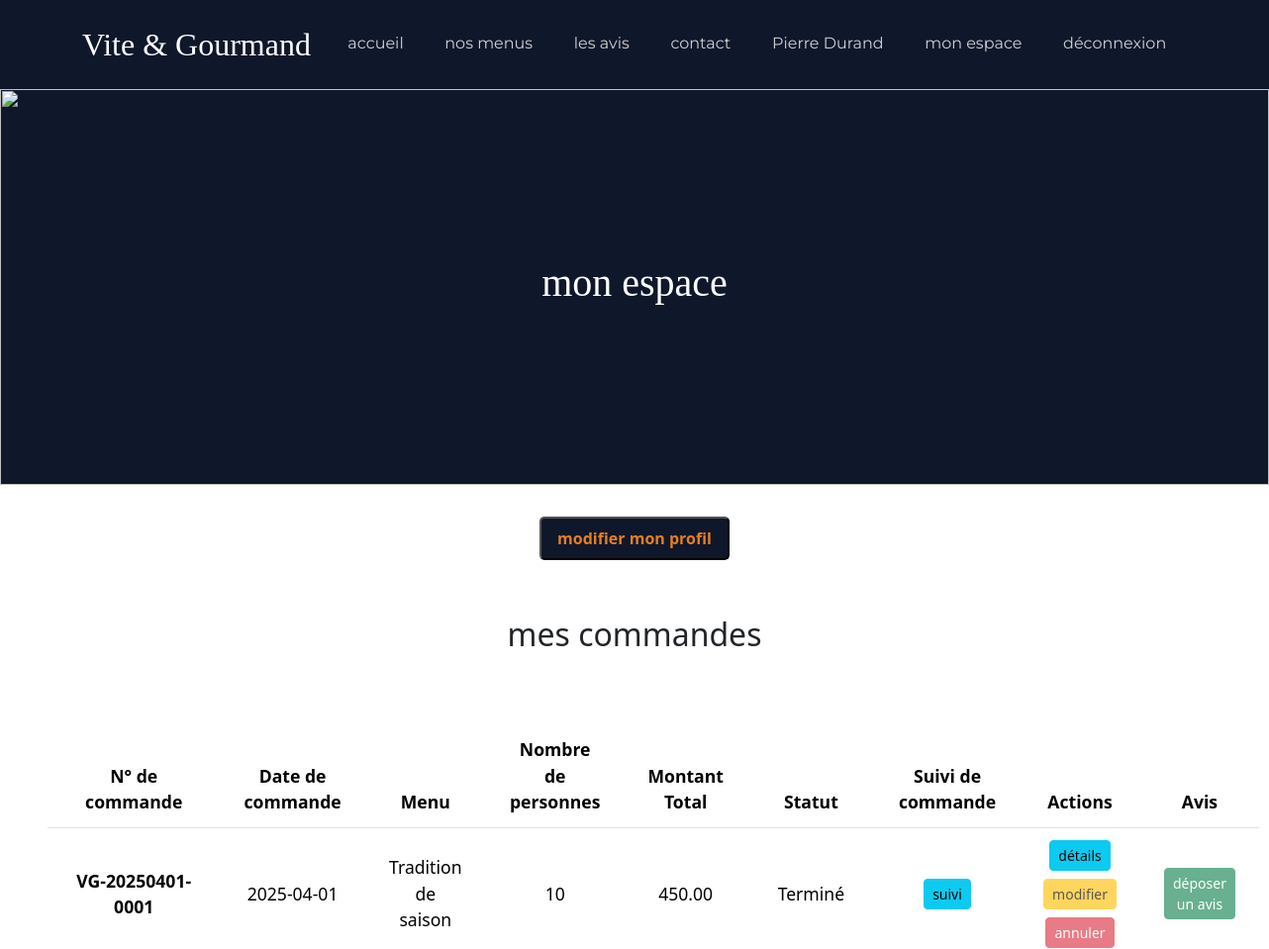
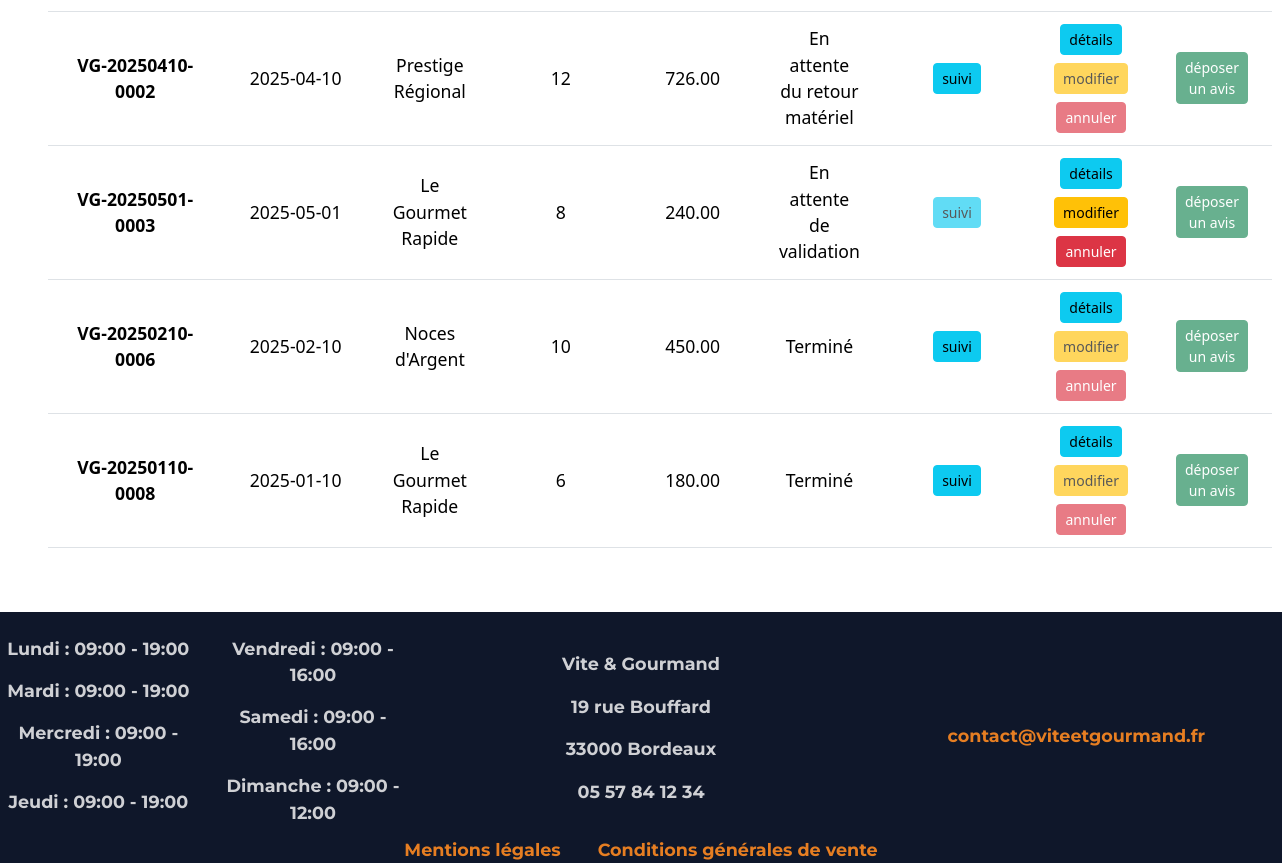
Page /mon-espace/commandes (signed in) on the committed database (2 pictures, top to bottom).
### tables this page shows
CREATE TABLE commande(
   Id_commande INT AUTO_INCREMENT,
   date_commande DATE NOT NULL,
   nbre_pers INT NOT NULL,
   nbre_pers_vegetarien INT,
   montant_total DECIMAL(15,2) NOT NULL,
   prix_livraison DECIMAL(15,2),
   type_livraison VARCHAR(50) NOT NULL,
   adresse_livraison VARCHAR(255),
   code_postal_livraison INT,
   ville_livraison VARCHAR(255) ,
   heure_livraison TIME NOT NULL,
   date_livraison DATE NOT NULL,
   pret_materiel BOOLEAN DEFAULT 0,
   restitution_materiel BOOLEAN DEFAULT 0,
   Id_menu INT NOT NULL,
   Id_Utilisateur INT NOT NULL,
   PRIMARY KEY(Id_commande),
   FOREIGN KEY(Id_menu) REFERENCES menu(Id_menu),
   FOREIGN KEY(Id_Utilisateur) REFERENCES utilisateur(Id_Utilisateur)
);

CREATE TABLE menu(
   Id_menu INT AUTO_INCREMENT,
   titre VARCHAR(255)  NOT NULL,
   description_menu TEXT NOT NULL,
   prix_par_pers DECIMAL(15,2) NOT NULL,
   nombre_pers_min INT NOT NULL,
   quantite_restante INT,
   conditions TEXT NOT NULL,
   regime VARCHAR(50) NOT NULL,
   photo VARCHAR(255) NOT NULL,
   Id_theme INT NOT NULL,
   PRIMARY KEY(Id_menu),
   FOREIGN KEY(Id_theme) REFERENCES theme(Id_theme)
);

CREATE TABLE horaire(
   Id_horaire INT AUTO_INCREMENT,
   jour VARCHAR(50) NOT NULL,
   heure_ouverture VARCHAR(50) NOT NULL,
   heure_fermeture VARCHAR(50) NOT NULL,
   PRIMARY KEY(Id_horaire)
);

### src/controllers/OrderController.php (called while the page is built, shortened)
<?php
class OrderController
{
    public function showUserOrders()
    {
        $idUser = $_SESSION['id_user'];
        $commandes = OrderRepository::getOrdersByUser($idUser);
        require_once(__DIR__ . '/../views/user/commandes.php');
    }
}

### src/core/Router.php (called while the page is built, shortened)
<?php
class Router
{
    private $routes = [];
    public function add($url, $action)
    {
        $this->routes[$url] = $action;
    }
    public function dispatch()
    {
        $path = parse_url($_SERVER['REQUEST_URI'], PHP_URL_PATH);
        $path = rtrim($path, "/");
        try {
            $action = $this->routes[$path];
            $nomMethode = $action[1];
            $controller = new $nomController();
            $controller->$nomMethode();
        } catch (\Throwable $th) {
            http_response_code(500);
            die("Erreur serveur : " . $th->getMessage());
        }
    }
}

### public/index.php (called while the page is built, shortened)
<?php
$router = new Router();
$router->add('/', [HomeController::class, 'index']);
$router->add('/menus', [MenuController::class, 'index']);
$router->add('/menus/detail', [MenuController::class, 'showDetails']);
$router->add('/menus/filter', [MenuController::class, 'filter']);
$router->add('/connexion', [AuthController::class, 'handleLogin']);
$router->add('/logout', [AuthController::class, 'logout']);
$router->add('/inscription', [AuthController::class, 'handleSignUp']);
$router->add('/mot-de-passe-oublie', [AuthController::class, 'handleResetPassword']);
$router->add('/changer-mot-de-passe', [AuthController::class, 'handleChangePassword']);
$router->add('/contact', [ContactController::class, 'handleContact']);
$router->add('/avis', [AvisController::class, 'index']);
$router->add('/commande', [OrderController::class, 'handleOrder']);
$router->add('/mon-espace', []);
$router->add('/mon-espace/commandes', [OrderController::class, 'showUserOrders']);
$router->add('/mon-espace/commandes/modifier', [OrderController::class, 'updateOrder']);
$router->add('/mon-espace/commandes/annuler', [OrderController::class, 'deleteOrder']);
$router->add('/mon-espace/avis', [OrderController::class, 'LeaveReview']);
$router->add('/mon-espace/profil', [UserController::class, 'updateProfil']);
$router->add('/employe', [EmployeController::class, 'showOrders']);
$router->add('/employe/statut', [EmployeController::class, 'handleUpdateStatus']);
$router->add('/employe/menus', [EmployeController::class, 'handleMenus']);
$router->add('/employe/plats', [EmployeController::class, 'handlePlats']);
$router->add('/employe/avis', [EmployeController::class, 'handleReviews']);
$router->add('/employe/horaires', [EmployeController::class, 'handleHoraires']);
$router->add('/admin', [AdminController::class, 'handleNewEmploye']);
$router->add('/admin/stats', [AdminController::class, 'handleStats']);
$router->add('/cgv', [LegalController::class, 'showCgv']);
$router->add('/mentions-legales', [LegalController::class, 'showMentionsLegales']);
$router->add('/commande/calculer-frais', [OrderController::class, 'calculerFrais']);
$router->add('/sitemap.xml', [SitemapController::class, 'generate']);
$router->dispatch();

### src/repositories/OrderRepository.php (called while the page is built, shortened)
<?php
class OrderRepository
{
    public static function getOrdersByUser($idUser)
    {
        $pdo = DatabaseConnection::getInstance();
        $stmt = $pdo->prepare("SELECT commande.*, menu.titre AS menu_titre,
            (SELECT statut_commande.libelle
                FROM commande_statut_commande
                JOIN statut_commande ON commande_statut_commande.Id_statut_commande = statut_commande.Id_statut_commande
                WHERE commande_statut_commande.Id_commande = commande.Id_commande
                ORDER BY date_changement DESC
                LIMIT 1) AS statut_actuel,
                (SELECT COUNT(*)
        FROM avis
        WHERE avis.Id_commande = commande.Id_commande) AS avis_depose
        FROM commande
        JOIN menu ON commande.Id_menu = menu.Id_menu
        WHERE commande.Id_Utilisateur = ?");
        $stmt->execute([$idUser]);
        $commande = $stmt->fetchAll();
        return $commande;
    }
}

### src/repositories/HoraireRepository.php (called while the page is built, shortened)
<?php
class HoraireRepository
{
    public static function getAllHoraire()
    {
        $pdo = DatabaseConnection::getInstance();
        $stmt = $pdo->prepare("SELECT horaire.* FROM horaire");
        $stmt->execute();
        return $stmt->fetchAll();
    }
}

### src/views/user/commandes.php (the view, shortened to what this page needs)
<?php require_once('../src/views/layouts/header.php'); ?>
<div class="big-title-accueil container-fluid">
    <img src="/assets/images/Buffet_Big_title.png" alt="">
    <h1 class="text-center">mon espace</h1>
</div>
<div class="mon_espace text-center py-2">
    <button class="connect-button my-4 mx-4" data-bs-toggle="modal" data-bs-target="#modal-profil">modifier mon profil</button>
</div>
<div class="text-center mt-4 mb-4">
    <h2>mes commandes</h2>
</div>
<div class="py-5 px-5">
    <table class="table table-hover table-responsive-md align-middle">
        <thead>
            <tr class="text-center">
                <th scope="col">N° de commande</th>
                <th scope="col">Date de commande</th>
                <th scope="col">Menu</th>
                <th scope="col">Nombre de personnes</th>
                <th scope="col">Montant Total</th>
                <th scope="col">Statut</th>
                <th scope="col">Suivi de commande</th>
                <th scope="col">Actions</th>
                <th scope="col">Avis</th>
            </tr>
        </thead>
        <tbody>
            <?php foreach ($commandes as $commande): ?>
                <tr class="text-center">
                    <th scope="row"><?= 'VG-' . date('Ymd', strtotime($commande['date_commande'])) . '-' . sprintf('%04d', $commande['Id_commande']) ?></th>
                    <td> <?= $commande['date_commande'] ?></td>
                    <td> <?= htmlspecialchars($commande['menu_titre']) ?></td>
                    <td> <?= $commande['nbre_pers'] ?></td>
                    <td> <?= $commande['montant_total'] ?></td>
                    <td> <?= htmlspecialchars($commande['statut_actuel']) ?></td>
                    <?php $peutSuivre = !in_array($commande['statut_actuel'], ['En attente de validation', 'Annulé']); ?>
                    <td>
                        <button class="btn btn-sm btn-info" <?= !$peutSuivre ? 'disabled' : '' ?> data-bs-toggle="modal" data-bs-target="#modal-suivi-<?= $commande['Id_commande'] ?>">suivi</button>
                    </td>
                    <td>
                        <div class="d-flex flex-wrap gap-2 justify-content-center">
                            <button class="btn btn-sm btn-info" data-bs-toggle="modal" data-bs-target="#modal-<?= $commande['Id_commande'] ?>">détails</button>
                            <?php $peutModifier = $commande['statut_actuel'] === 'En attente de validation'; ?>
                            <button class="btn btn-sm btn-warning" data-bs-toggle="modal" data-bs-target="#modal-modifier-<?= $commande['Id_commande'] ?>" <?= !$peutModifier ? 'disabled' : '' ?>>modifier</button>
                            <button class="btn btn-sm btn-danger" data-bs-toggle="modal" data-bs-target="#modal-annuler-<?= $commande['Id_commande'] ?>" <?= !$peutModifier ? 'disabled' : '' ?>>annuler</button>
                        </div>
                    </td>
                    <?php $peutDonnerAvis = $commande['statut_actuel'] === 'Terminé' && $commande['avis_depose'] == 0; ?>
                    <td>
                        <button class="btn btn-sm btn-success" <?= !$peutDonnerAvis ? 'disabled' : '' ?> data-bs-toggle="modal" data-bs-target="#modal-avis-<?= $commande['Id_commande'] ?>">déposer un avis</button>
                    </td>
                </tr>
            <?php endforeach; ?>
        </tbody>
    </table>
</div>
<?php require_once('../src/views/layouts/footer.php'); ?>

### src/views/layouts/footer.php
<footer>
    <div class="container-fluid footer text-center pt-4">
        <div class="row align-items-center">
            <div class="col">
                <div class="colonne">
                    <?php
                    $horaires = HoraireRepository::getAllHoraire();
                    foreach ($horaires as $horaire):
                    ?>
                        <p><?= htmlspecialchars($horaire['jour']) ?> : <?= htmlspecialchars($horaire['heure_ouverture']) ?> - <?= htmlspecialchars($horaire['heure_fermeture']) ?></p>
                    <?php endforeach; ?>
                </div>
            </div>
            <div class="col">
                <p>Vite & Gourmand</p>
                <p>19 rue Bouffard</p>
                <p>33000 Bordeaux</p>
                <p>05 57 84 12 34</p>
            </div>
            <div class="lien col">
                <a href="mailto:contact@viteetgourmand.fr">contact@viteetgourmand.fr</a>
            </div>
        </div>
        <div class="lien text-center">
            <a href="/mentions-legales">Mentions légales</a>
            <a href="/cgv">Conditions générales de vente</a>
        </div>
    </div>
</footer>

### public/assets/css/style.css (style rules this page uses)
* { padding: 0; margin: 0; }
:root { --couleur-primary: #0056b3; --couleur-secondary: #e67e22; --couleur-dark: #0f172a; --couleur-bg-dark: #1e293b; --font-titre: "Nunito", serif; --font-texte: "Montserrat", sans-serif; }
.footer { font-weight: bold; font-size: 1.1rem; }
.colonne { column-count: 2; }
.container-fluid { padding: 0; background-color: var(--couleur-dark); font-family: var(--font-texte); color: rgba(255, 255, 255, 0.8) !important; }
.lien a { margin: 0 1rem; }
.box-connexion label, .box-connexion a, .box-connexion p, .lien a { color: var(--couleur-secondary); }
.box-connexion a, .lien a { text-decoration: none; }
.connect-button { padding: 0.5rem 1rem; background-color: var(--couleur-dark); border-radius: 5px; color: var(--couleur-secondary); font-weight: bold; transition: transform 0.3s ease, box-shadow 0.3s ease; }
.big-title-accueil { position: relative; width: 100%; height: 400px; overflow: hidden; display: flex; flex-direction: column; justify-content: center; align-items: center; gap: 1rem; }
.big-title-accueil img { position: absolute; width: 100%; height: 100%; object-fit: cover; z-index: 0; }
.big-title-accueil h1, .big-title-accueil h2, .big-title-accueil h3 { font-family: var(--font-titre); color: white !important; font-size: 2.5rem !important; }
.big-title-accueil h1, .big-title-accueil h2, .big-title-accueil h3, .big-title-accueil button { position: relative; z-index: 1; left: auto; top: auto; transform: none; }
th { color: var(--couleur-primary); }
.table { font-size: 1.1rem; }
.table th, .table td { padding: 0.75rem 1.5rem; }

### rows in the picture
commande: date_commande "20250401", Id_commande "0001", date_commande "2025-04-01", Id_menu.titre "Tradition de saison", nbre_pers "10", montant_total "450.00", statut_actuel "Terminé"
commande: date_commande "20250410", Id_commande "0002", date_commande "2025-04-10", Id_menu.titre "Prestige Régional", nbre_pers "12", montant_total "726.00", statut_actuel "En attente du retour matériel"
commande: date_commande "20250501", Id_commande "0003", date_commande "2025-05-01", Id_menu.titre "Le Gourmet Rapide", nbre_pers "8", montant_total "240.00", statut_actuel "En attente de validation"
commande: date_commande "20250210", Id_commande "0006", date_commande "2025-02-10", Id_menu.titre "Noces d'Argent", nbre_pers "10", montant_total "450.00", statut_actuel "Terminé"
commande: date_commande "20250110", Id_commande "0008", date_commande "2025-01-10", Id_menu.titre "Le Gourmet Rapide", nbre_pers "6", montant_total "180.00", statut_actuel "Terminé"
horaire: jour "Lundi", heure_ouverture "09:00", heure_fermeture "19:00"
horaire: jour "Mardi", heure_ouverture "09:00", heure_fermeture "19:00"
horaire: jour "Mercredi", heure_ouverture "09:00", heure_fermeture "19:00"
horaire: jour "Jeudi", heure_ouverture "09:00", heure_fermeture "19:00"
horaire: jour "Vendredi", heure_ouverture "09:00", heure_fermeture "16:00"
horaire: jour "Samedi", heure_ouverture "09:00", heure_fermeture "16:00"
horaire: jour "Dimanche", heure_ouverture "09:00", heure_fermeture "12:00"

### other values in the picture
$_SESSION['prenom'] "Pierre"
$_SESSION['nom'] "Durand"
